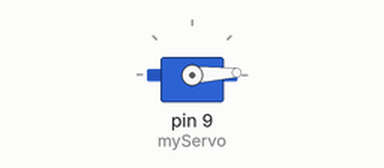
Bench run of a sketch on a simulated Arduino Uno, built with avr-gcc and run on an emulated ATmega328P. On the bench: servo.

Above: at 1.05 s.
At 2.3 s:
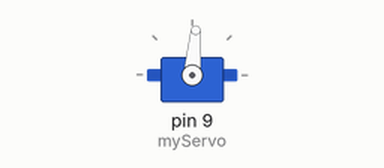
At 3.6 s:
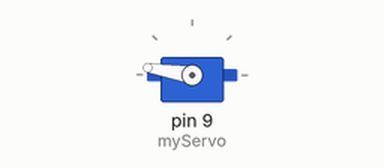
At 6.2 s:
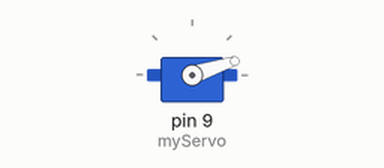
Timing chart, 0 to 8.1 s (numbered marks = the images above):
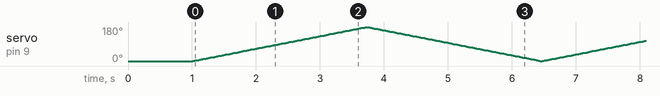

The sketch:

A.ino
```cpp
#include <Servo.h>

Servo myServo;  // Create a servo object

int pos = 0;  // Variable to store the servo position

void setup() {
  myServo.attach(9);  // Attach the servo to pin 9
  myServo.write(pos);  // Set the servo to 0 degrees initially
  delay(1000);  // Wait for the servo to reach 0 degrees
}

void loop() {
  for (pos = 0; pos <= 180; pos++) {  // Rotate from 0 to 180 degrees
    myServo.write(pos);  // Move the servo to the desired position
    delay(15);  // Wait for the servo to reach the position
  }

  for (pos = 180; pos >= 0; pos--) {  // Rotate back from 180 to 0 degrees
    myServo.write(pos);
    delay(15);
  }
}
```
